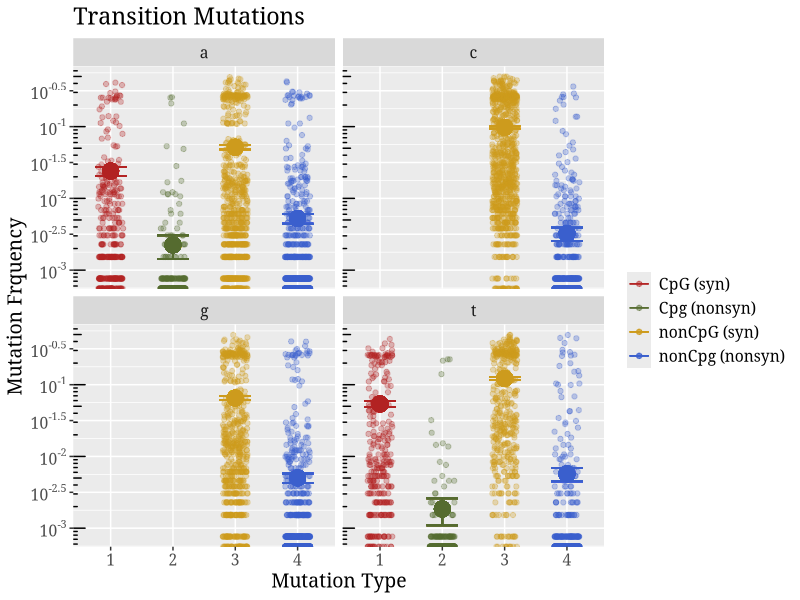

The R source for this figure: (Note: this script raises an error after producing the figure.)

data<-read.csv("DengueVirus1.fasta_pruned.mu.trim05_DF.csv", header = T)

library(ggplot2)
library(dplyr)
library(plotrix)
library(scales)
library(plyr)
library(grid)
library(gridExtra)

comparing_CpG_Syn_Nonsyn = function(data){


#subset into two groups yes makes cpg and no cpg
cpg.y<-subset(data, makesCpG==1)
cpg.n<-subset(data, makesCpG==0)
#subset further into letters nuclotideCpgforming or nucotideNonGpg
AC<-subset(cpg.y, wtnt=='a')
ANC<-subset(cpg.n, wtnt=='a')
GC<-subset(cpg.y, wtnt=='g')
GNC<-subset(cpg.n, wtnt=='g')
TC<-subset(cpg.y, wtnt=='t')
TNC<-subset(cpg.n, wtnt=='t')
CC<-subset(cpg.y, wtnt=='c')
CNC<-subset(cpg.n, wtnt=='c')

#Function to help create errorbars
sem<-function(x){
  return(sd(x,na.rm = FALSE)/sqrt(length(x)))
}

# addinf a small value to be able to graph on a log scale
# AC$MeanFreq = AC$MeanFreq +.00001
# ANC$MeanFreq = ANC$MeanFreq +.00001
# TC$MeanFreq = TC$MeanFreq +.00001
# TNC$MeanFreq = TNC$MeanFreq +.00001
# CNC$MeanFreq = CNC$MeanFreq +.00001
# GNC$MeanFreq = GNC$MeanFreq +.00001

#making the data frames with all information about a, t, c, g 
AllA = rbind(AC, ANC)
AllT = rbind(TC, TNC)
AllC = CNC
AllG = GNC

# added new colmuns for mean an error bars
AllA$mean_value <- .01
AllA$sem_vals<- 0
AllT$mean_value <- .01
AllT$sem_vals<- 0
AllC$mean_value <- .01
AllC$sem_vals<- 0
AllG$mean_value <- .01
AllG$sem_vals<- 0

  
# for loops to caculate mean ans errorbars and 1, 2, 3, 4 for position
for (i in 1:length(AllA$makesCpG)) {
  if (AllA$makesCpG[i] == 1 && AllA$TypeOfSite[i] == "syn") {
    AllA$graphit[i] <- "1"
    AllA$mean_value[i] <- mean(AllA$MeanFreq[(which(AllA$makesCpG == 1 & AllA$TypeOfSite == "syn") )])
    AllA$sem_vals[i]<-sem(AllA$MeanFreq[(which(AllA$makesCpG == 1 & AllA$TypeOfSite == "syn") )])
    }
  if (AllA$makesCpG[i] == 1 && AllA$TypeOfSite[i] == "nonsyn") {
    AllA$graphit[i] <- "2"
    AllA$mean_value[i] <- mean(AllA$MeanFreq[(which(AllA$makesCpG == 1 & AllA$TypeOfSite == "nonsyn") )])
    AllA$sem_vals[i]<-sem(AllA$MeanFreq[(which(AllA$makesCpG == 1 & AllA$TypeOfSite == "nonsyn") )])
    }
  if (AllA$makesCpG[i] == 0 && AllA$TypeOfSite[i] == "syn") {
    AllA$graphit[i] <- "3"
    AllA$mean_value[i] <- mean(AllA$MeanFreq[(which(AllA$makesCpG == 0 & AllA$TypeOfSite == "syn") )])
    AllA$sem_vals[i]<-sem(AllA$MeanFreq[(which(AllA$makesCpG == 0 & AllA$TypeOfSite == "syn") )])
  }
  if (AllA$makesCpG[i] == 0 && AllA$TypeOfSite[i] == "nonsyn") {
    AllA$graphit[i] <- "4"
    AllA$mean_value[i] <- mean(AllA$MeanFreq[(which(AllA$makesCpG == 0 & AllA$TypeOfSite == "nonsyn") )])
    AllA$sem_vals[i]<-sem(AllA$MeanFreq[(which(AllA$makesCpG == 0 & AllA$TypeOfSite == "nonsyn") )])
  }
}

for (i in 1:length(AllT$makesCpG)) {
  if (AllT$makesCpG[i] == 1 && AllT$TypeOfSite[i] == "syn") {
    AllT$graphit[i] <- "1"
    AllT$mean_value[i] <- mean(AllT$MeanFreq[(which(AllT$makesCpG == 1 & AllT$TypeOfSite == "syn") )])
    AllT$sem_vals[i]<-sem(AllT$MeanFreq[(which(AllT$makesCpG == 1 & AllT$TypeOfSite == "syn") )])
  }
  if (AllT$makesCpG[i] == 1 && AllT$TypeOfSite[i] == "nonsyn") {
    AllT$graphit[i] <- "2"
    AllT$mean_value[i] <- mean(AllT$MeanFreq[(which(AllT$makesCpG == 1 & AllT$TypeOfSite == "nonsyn") )])
    AllT$sem_vals[i]<-sem(AllT$MeanFreq[(which(AllT$makesCpG == 1 & AllT$TypeOfSite == "nonsyn") )])
  }
  if (AllT$makesCpG[i] == 0 && AllT$TypeOfSite[i] == "syn") {
    AllT$graphit[i] <- "3"
    AllT$mean_value[i] <- mean(AllT$MeanFreq[(which(AllT$makesCpG == 0 & AllT$TypeOfSite == "syn") )])
    AllT$sem_vals[i]<-sem(AllT$MeanFreq[(which(AllT$makesCpG == 0 & AllT$TypeOfSite == "syn") )])
  }
  if (AllT$makesCpG[i] == 0 && AllT$TypeOfSite[i] == "nonsyn") {
    AllT$graphit[i] <- "4"
    AllT$mean_value[i] <- mean(AllT$MeanFreq[(which(AllT$makesCpG == 0 & AllT$TypeOfSite == "nonsyn") )])
    AllT$sem_vals[i]<-sem(AllT$MeanFreq[(which(AllT$makesCpG == 0 & AllT$TypeOfSite == "nonsyn") )])
  }
}

for (i in 1:length(AllC$makesCpG)) {

  if (AllC$makesCpG[i] == 0 && AllC$TypeOfSite[i] == "syn") {
    AllC$graphit[i] <- "3"
    AllC$mean_value[i] <- mean(AllC$MeanFreq[(which(AllC$makesCpG == 0 & AllC$TypeOfSite == "syn") )])
    AllC$sem_vals[i]<-sem(AllC$MeanFreq[(which(AllC$makesCpG == 0 & AllC$TypeOfSite == "syn") )])
  }
  if (AllC$makesCpG[i] == 0 && AllC$TypeOfSite[i] != "syn") {
    AllC$graphit[i] <- "4"
    AllC$mean_value[i] <- mean(AllC$MeanFreq[(which(AllC$makesCpG == 0 & AllC$TypeOfSite == "nonsyn") )])
    AllC$sem_vals[i]<-sem(AllC$MeanFreq[(which(AllC$makesCpG == 0 & AllC$TypeOfSite == "nonsyn") )])
  }
}

for (i in 1:length(AllG$makesCpG)) {
  
  if (AllG$makesCpG[i] == 0 && AllG$TypeOfSite[i] == "syn") {
    AllG$graphit[i] <- "3"
    AllG$mean_value[i] <- mean(AllG$MeanFreq[(which(AllG$makesCpG == 0 & AllG$TypeOfSite == "syn") )])
    AllG$sem_vals[i]<-sem(AllG$MeanFreq[(which(AllG$makesCpG == 0 & AllG$TypeOfSite == "syn") )])
  }
  if (AllG$makesCpG[i] == 0 && AllG$TypeOfSite[i] != "syn") {
    AllG$graphit[i] <- "4"
    AllG$mean_value[i] <- mean(AllG$MeanFreq[(which(AllG$makesCpG == 0 & AllG$TypeOfSite == "nonsyn") )])
    AllG$sem_vals[i]<-sem(AllG$MeanFreq[(which(AllG$makesCpG == 0 & AllG$TypeOfSite == "nonsyn") )])
  }
}

# There are the upper and lower limits of the error bar
AllA$LCLS = AllA$mean_value - AllA$sem_vals
AllA$UCLS = AllA$mean_value + AllA$sem_vals

AllT$LCLS = AllT$mean_value - AllT$sem_vals
AllT$UCLS = AllT$mean_value + AllT$sem_vals

AllC$LCLS = AllC$mean_value - AllC$sem_vals
AllC$UCLS = AllC$mean_value + AllC$sem_vals

AllG$LCLS = AllG$mean_value - AllG$sem_vals
AllG$UCLS = AllG$mean_value + AllG$sem_vals

AllAT = rbind(AllA, AllT)
AllATCG = rbind(AllA, AllT, AllC, AllG)

# this loop adds a small value to the 0's so they may show up on the graph
for (i in 1:length(AllATCG$MeanFreq)){
  if (AllATCG$MeanFreq[i]==0){
    AllATCG$MeanFreq[i]= 0.00001
  }
}

# the plot
ggplot(aes(factor(graphit), MeanFreq, color=graphit), data = AllATCG)+
  #log scale to make the data eaisier to see
  scale_y_log10(breaks = trans_breaks("log10", function(x) 10^x),
                labels = trans_format("log10", math_format(10^.x))) +
  #expand_limits(y = c(0.00001, 0.1)) +
  # the title
  labs(title = "Transition Mutations")+
  # jitter makes the points spred out width is how far apart the points are and alpha deals with opacicty
  geom_jitter(data= AllA,aes(x = factor(graphit)),position = position_jitter(width = .2), alpha = 0.3) +
  # point is the mean
  geom_point(data= AllA,mapping = aes (x = graphit, y =mean_value, colour =graphit ),size = 5.0, show.legend = FALSE) +
  # error bar is the uper and lower limits
  geom_errorbar(data = AllA,aes(x = graphit, ymin= LCLS, ymax= UCLS, color = graphit),width=.5) +
  #facet_wrap splits graph between a, t, c, g
  facet_wrap(~ wtnt)+
  geom_jitter(data= AllT,aes(x = factor(graphit)), position = position_jitter(width = .2), alpha = 0.3) +
  geom_point(data= AllT,mapping = aes (x = graphit, y =mean_value, colour =graphit ),size = 5.0, show.legend = FALSE) +
  geom_errorbar(data = AllT,aes(x = graphit, ymin= LCLS, ymax= UCLS, color = graphit),width=.5) +
  
  geom_jitter(data= AllC,aes(x = factor(graphit)),position = position_jitter(width = .2), alpha = 0.3) +
  geom_point(data= AllC,mapping = aes (x = graphit, y =mean_value, colour =graphit ),size = 5.0, show.legend = FALSE) +
  geom_errorbar(data = AllC,aes(x = graphit, ymin= LCLS, ymax= UCLS, color = graphit),width=.5) +
  
  geom_jitter(data= AllG,aes(x = factor(graphit)),position = position_jitter(width = .2), alpha = 0.3) +
  geom_point(data= AllG,mapping = aes (x = graphit, y =mean_value, colour =graphit ),size = 5.0, show.legend = FALSE) +
  geom_errorbar(data = AllG,aes(x = graphit, ymin= LCLS, ymax= UCLS, color = graphit),width=.5) +
 
   #give points new colors and lables the colors
  scale_color_manual(labels = c("CpG (syn)","Cpg (nonsyn)","nonCpG (syn)", "nonCpg (nonsyn)"), values = c("firebrick", "darkolivegreen","goldenrod3", "royalblue3")) +
  #labels X and Y axis
  labs(x="Mutation Type", y="Mutation Frquency",col=" ")+
  theme(text=element_text(family="Garamond", size=14))+
  annotation_logticks(sides="l") 


}


comparing_CpG_Syn_Nonsyn(data)
#make sure the packages are loaded before begining 

###################
#still testing

ggplot(aes(factor(graphit), MeanFreq, color=graphit), data = AllAT)+
  #log scale to make the data eaisier to see
  scale_y_log10(breaks = trans_breaks("log10", function(x) 10^x),
                labels = trans_format("log10", math_format(10^.x))) +
  scale_x_discrete(labels=c("1" = "CpG ", "2" = "CpG ", "3" = "nonCpG ", "4"= "nonCpG "))+
  geom_boxplot(data= AllA,aes(x = factor(graphit))) +
  #facet_wrap splits graph between a and t
  facet_wrap(~ wtnt)+
  geom_boxplot(data= AllT,aes(x = factor(graphit))) +
  #give points new colors and lables the colors
  scale_color_manual(labels = c("CpG (syn)","Cpg (nonsyn)","nonCpG (syn)", "nonCpg (nonsyn)"), values = c("firebrick", "darkolivegreen","goldenrod3", "royalblue3")) +
  #labels X and Y axis
  labs(x="Mutation Type", y="Mutation Frquency",col=" ")+
  annotation_logticks(sides="l") 




plot(MeanFreq~TypeOfSite, data=AC, log='y',yaxt='n',xaxt='n',xlab="",ylab="",col=c("#601E0033","#FF000033","#0000FF33","#FF5B0033","#00FDFF33"), border=c("#601E0080","#FF000080","#0000FF80","#FF5B00","#00FDFF"))
par(new=TRUE)
plot(MeanFreq~TypeOfSite, data=ANC, log='y',yaxt='n',xaxt='n',xlab="",ylab="",col=c("#0000FF33","#FF5B0033","#00FDFF33"), border=c("#0000FF80","#FF5B00","#00FDFF"))

eaxis(2,at=c(10^-3,10^-2,10^-1,10^0),cex.axis=1)
axis.break(2,0.00012,style="slash") 
mtext('0', side=2, line=1.5, at=0.0001, las=1,cex=1.1)
#mtext("Mutation type", side=1, line=8, cex=1.5)
mtext("Mutation frequency", side=2, line=3, cex=1.1)

points(MF1~Type, data=stats_s,log='y',pch=16,cex=1)
